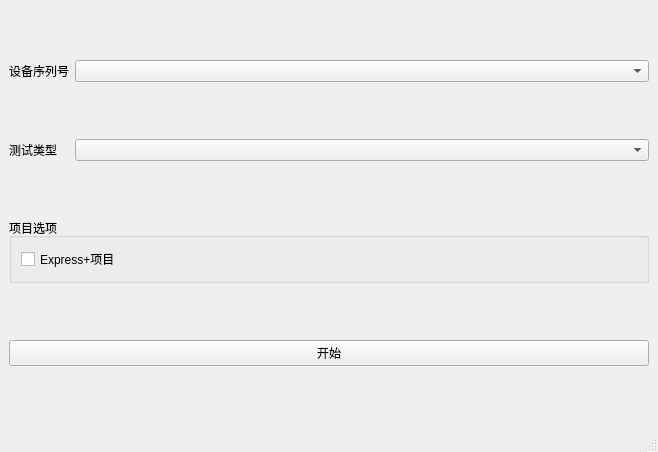
<?xml version="1.0" encoding="UTF-8"?>
<ui version="4.0">
 <class>MainWindow</class>
 <widget class="QMainWindow" name="MainWindow">
  <property name="geometry">
   <rect>
    <x>0</x>
    <y>0</y>
    <width>658</width>
    <height>452</height>
   </rect>
  </property>
  <property name="windowTitle">
   <string>MainWindow</string>
  </property>
  <widget class="QWidget" name="centralwidget">
   <layout class="QGridLayout" name="gridLayout_2">
    <item row="0" column="0">
     <widget class="QLabel" name="label">
      <property name="sizePolicy">
       <sizepolicy hsizetype="Fixed" vsizetype="Preferred">
        <horstretch>0</horstretch>
        <verstretch>0</verstretch>
       </sizepolicy>
      </property>
      <property name="text">
       <string>设备序列号</string>
      </property>
     </widget>
    </item>
    <item row="0" column="1">
     <widget class="QComboBox" name="cbox_device"/>
    </item>
    <item row="1" column="0">
     <widget class="QLabel" name="label_2">
      <property name="sizePolicy">
       <sizepolicy hsizetype="Fixed" vsizetype="Preferred">
        <horstretch>0</horstretch>
        <verstretch>0</verstretch>
       </sizepolicy>
      </property>
      <property name="text">
       <string>测试类型</string>
      </property>
     </widget>
    </item>
    <item row="1" column="1">
     <widget class="QComboBox" name="cbox_test"/>
    </item>
    <item row="2" column="0" colspan="2">
     <widget class="QGroupBox" name="groupBox">
      <property name="sizePolicy">
       <sizepolicy hsizetype="Preferred" vsizetype="Fixed">
        <horstretch>0</horstretch>
        <verstretch>0</verstretch>
       </sizepolicy>
      </property>
      <property name="title">
       <string>项目选项</string>
      </property>
      <layout class="QGridLayout" name="gridLayout">
       <item row="0" column="0">
        <widget class="QCheckBox" name="checkBox_express">
         <property name="text">
          <string>Express+项目</string>
         </property>
        </widget>
       </item>
      </layout>
     </widget>
    </item>
    <item row="3" column="0" colspan="2">
     <widget class="QPushButton" name="btn_start">
      <property name="text">
       <string>开始</string>
      </property>
     </widget>
    </item>
   </layout>
  </widget>
  <widget class="QMenuBar" name="menubar">
   <property name="geometry">
    <rect>
     <x>0</x>
     <y>0</y>
     <width>658</width>
     <height>28</height>
    </rect>
   </property>
  </widget>
  <widget class="QStatusBar" name="statusbar"/>
 </widget>
 <resources/>
 <connections/>
</ui>
